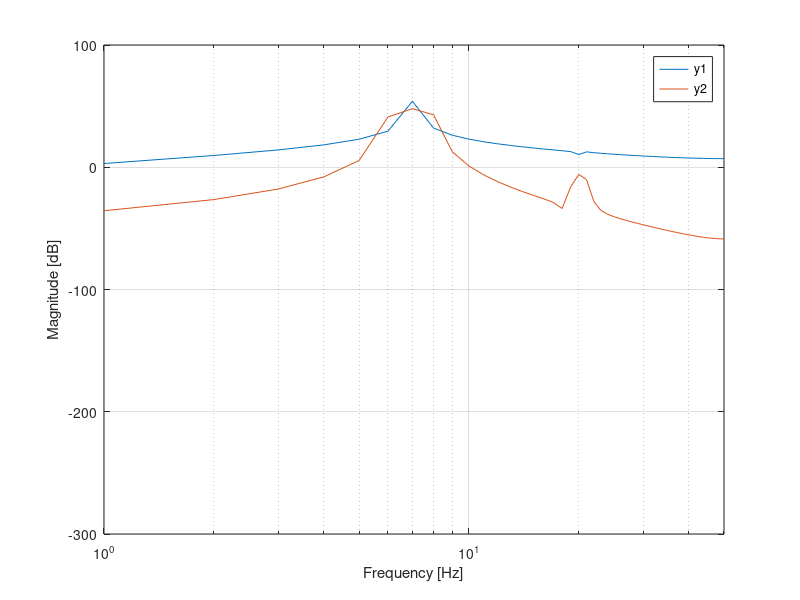

The MATLAB source for this figure:
%% First step

fs = 100; % sampling rate

% Creating a signal with given duration
tend = 1; % [s]
t = 0:(1/fs):tend; % time vector

% Amplitudes
A1 = 10;
A2 = 0.02;
% Frequencies
f1 = 7; % [Hz]
f2 = 20; % [Hz]

% Signal creation
y1 = A1*sin(2*pi*f1*t) + A2*sin(2*pi*f2*t);

% Calculating fft
Y = fft(y1);
N = length(Y);             % Calculating length of signal
Y_mag = abs(Y(1:N/2 + 1)); % Extracting magnitudes of positive component up
                           % to Nyquist frequency
df = fs/N;                 % Frequency resolution

fv = linspace(0, fs/2, N/2 + 1);  % Frequency vector (up to Nyquist freq)

% Convert magnitude to dB (log scale)
Y_fft_dB = 20 * log10(Y_mag);

% Plot the spectrum on a logarithmic scale
figure;
semilogx(fv, Y_fft_dB); % semilogx - x axis has a log scale
xlabel('Frequency [Hz]');
ylabel('Magnitude [dB]');
xlim([0,(fs/2)]);
grid on;
hold on;


%% Second step

y2 = y1 .* hann(length(y1))'; % Multiplying first signal by Hann window

% Calculating fft
Y2 = fft(y2);

Y2_mag = (Y2(1:N/2 + 1)); % Extracting magnitudes of positive component up
                          % to Nyquist frequency

% Convert magnitude to dB (log scale)
Y2_fft_dB = 20 * log10(Y2_mag);

semilogx(fv, Y2_fft_dB); % displaying second signal on the same graph
legend('y1', 'y2');

